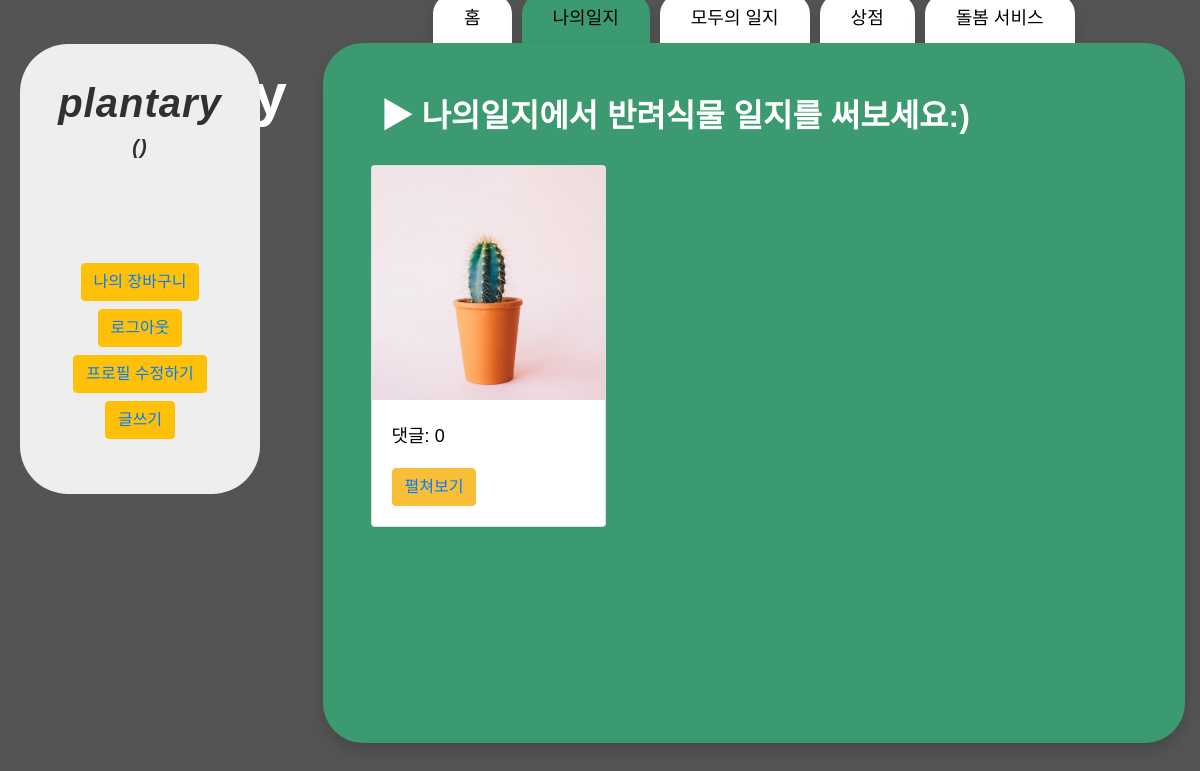
/ourdiary/mylist/ (signed in), run on the app's committed database.
### ourdiary/models.py (models this page shows, shortened)
class Photo(models.Model):
    blog = models.ForeignKey(Ourdiary, on_delete = models.CASCADE, null = True)
    image = models.ImageField(upload_to='images/',blank = True, null = True)

class Ourdiary(models.Model):
    author = models.ForeignKey(User, on_delete=models.CASCADE)
    title = models.CharField(max_length=255)
    image = models.ImageField(upload_to='images/')
    description = models.CharField(max_length=500)
    like_user_set = models.ManyToManyField(
        settings.AUTH_USER_MODEL,
        blank=True,
        related_name='like_user_set',
        through='Like'
    )

### ourdiary/views.py (the view)
# urls.py: path('mylist/',views.mylist, name = 'mylist'),
def mylist(request):
    ourdiarys = Ourdiary.objects.all()
    profile = Profile.objects.all()
    current_user = request.user
    ourdiary_list = ourdiarys.filter(author_id=request.user)
    return render(request,'mylist.html',{'ourdiary_list':ourdiary_list,'profile':profile, 'current_user':current_user})

### cart/context_processors.py (called while the page is built)
def counter(request):
    item_count = 0
    if 'admin' in request.path:
        return {}
    else:
        try:
            cart = Cart.objects.filter(cart_id=_cart_id(request))
            cart_items = CartItem.objects.all().filter(cart=cart[:1])
            for cart_item in cart_items:
                item_count += cart_item.quantity
        except Cart.DoesNotExist:
            item_count = 0
    return dict(item_count = item_count)

### cart/views.py (called while the page is built)
def _cart_id(request):
    cart = request.session.session_key
    if not cart:
        cart = request.session.create()
    return cart

### ourdiary/templates/mylist.html (shortened to what this page needs)
{% extends 'base.html' %}
{% load static %}
{% block tab %}
<a class="nav-link shadow" href="{% url 'home' %}">홈</a>
{% if user.is_authenticated %}
<a class="nav-link shadow active" href="{% url 'mylist' %}" role="tab" aria-selected="false">나의일지</a>
{% endif %}
<a class="nav-link shadow" href="{% url 'ourdiary' %}" role="tab" aria-selected="false">모두의 일지</a>
<a class="nav-link shadow" href="{% url 'storemain' %}" role="tab" aria-selected="false">상점</a>
<a class="nav-link shadow" href="{% url 'storemain' %}" role="tab" aria-selected="false">돌봄 서비스</a>
{% endblock %}
{% block contents %}
<h2 style="color: white; font-weight: 900; margin: 30px; margin-left: 10px;">▶ 나의일지에서 반려식물 일지를 써보세요:)</h2>
<div class="row row-cols-1 row-cols-md-3">
    {% for ourdiary in ourdiary_list.all%}
    <div class="col mb-4">
        <div class="card">
            {% for photo in ourdiary.photo_set.all %}
            {%  ifequal forloop.counter 1 %}
            <img src="{{photo.image.url}}" class="card-img-top" alt="...">
            {% endifequal %}
            {% endfor %}
            <div class="card-body">
                <p class="card-text">댓글: {{ ourdiary.comments.count }}</p>
                <button type="button" class="btn btn-primary">
                    <a href="{% url 'detail' ourdiary.id %}">펼쳐보기</a>
                </button>
            </div>
            {% empty %}
             <p>글이 아직 없습니다.</p>
        </div>
    </div>
    {% endfor %}
</div>
{% endblock %}

### project/templates/base.html (shortened to what this page needs)
{% load static %}
<!DOCTYPE html>
<html lang="en">
<head>
    <link rel="stylesheet" href="{% static 'css/style.css' %}">
    <link rel="stylesheet" href="https://cdn.jsdelivr.net/npm/bootstrap@4.5.3/dist/css/bootstrap.min.css"
>
    <link rel="stylesheet" href="{% static 'css/tooplate-style.css' %}">
</head>
<body style="background-image: url('{% static 'img/background.png' %}');">
    <div class="hero-wrap js-fullheight">
        <a class="whitea" href="{% url 'home' %}" style="position: fixed; padding: 50px; color: white; font-weight: 900; font-size: 60px;"> Plantary</a>
    </div>
    <section class="justify-content-center ftco-search">
        <div class="row">
            <div class="col-3">
                <section style="position: fixed; margin-top: 50px; width: 20%; margin-left: 20px">
                    {% if user.is_authenticated %}
                    <div class="tm-banner-inner">
                        <h1 class="tm-banner-title">{{ user.username }}</h1>
                        <h5 class="tm-banner-title">({{ current_user.profile.nickname }})</h5>
                        <nav class="tm-main-nav">
                            <ul class="tm-main-nav-ul">
                                <button type="button" class="btn btn-warning mb-2"><a
                                    href="#">나의 장바구니</a></button>
                                <button type="button" class="btn btn-warning mb-2 whitea"><a
                                        href="javascript:{document.getElementById('logout').submit()}">로그아웃</a></button>
                                {% if user == current_user%}
                                <button type="button" class="btn btn-warning mb-2 whitea"><a
                                        href="{% url 'profile_update' %}">프로필 수정하기</a></button>
                                {% endif %}
                                <button type="button" class="btn btn-warning"><a href="{% url 'new' %}">글쓰기</a></button>
                            </ul>
                        </nav>
                    </div>
                    {% endif %}
                </section>
            </div>
            <div class="col-9">
                <div class="col-md-12 nav-link-wrap">
                    <div class="nav nav-pills justify-content-center text-center">
                        {% block tab %}
                        {% endblock %}
                    </div>
                </div>
                <div class="col-md-12 tab-wrap">
                    <div class="tab-content p-4 px-5 shadow h-100" style="border-radius: 40px; min-height: 700px">
                        {% block contents %}
                        {% endblock %}
                    </div>
                </div>
            </div>
        </div>
    </section>
</body>
</html>

### Main/static/css/tooplate-style.css (style rules this page uses)
ul { padding: 0; margin: 0; }
p { line-height: 1.8; }
body { color: #000; font-family: 'Noto Sans KR', sans-serif; font-size: 18px; font-weight: 300; overflow-x: hidden; }
.tm-main-nav { margin-top: 40px; border-radius: 3rem; background-color: #EEEEEE; font-size: 1.3rem; }
.tm-main-nav-ul { text-align: center; -webkit-box-flex: 1; -webkit-flex: 1; -ms-flex: 1; flex: 1; display: -webkit-box; display: -webkit-flex; display: -ms-flexbox; display: flex; -webkit-box-orient: vertical; -webkit-box-direction: normal; -webkit-flex-direction: column; -ms-flex-direction: column; flex-direction: column; -webkit-box-align: center; -webkit-align-items: center; -ms-flex-align: center; align-items: center; -webkit-box-pack: center; -webkit-justify-content: center; -ms-flex-pack: center; justify-content: center; }
.tm-banner-inner { border-radius: 3rem; background-color: #EEEEEE; color: rgb(39, 116, 23); height: 100%; padding: 35px 35px 45px; text-align: center; display: -webkit-box; display: -webkit-flex; display: -ms-flexbox; display: flex; -webkit-box-orient: vertical; -webkit-box-direction: normal; -webkit-flex-direction: column; -ms-flex-direction: column; flex-direction: column; -webkit-box-align: center; -webkit-align-items: center; -ms-flex-align: center; align-items: center; -webkit-box-pack: center; -webkit-justify-content: center; -ms-flex-pack: center; justify-content: center; }
.tm-banner-title { font-family: 'Noto Sans KR', sans-serif; font-weight: 700; font-style: italic; font-size: 10; letter-spacing: 1px; text-transform: lowercase; }
.tm-main-nav { display: -webkit-box; display: -webkit-flex; display: -ms-flexbox; display: flex; height: 100%; padding: 40px 40px 10px 40px; }

### data on the page
Ourdiary: comments.count "0"
Photo: image (picture)

### other printed values
{{ user.username }} "plantary"
